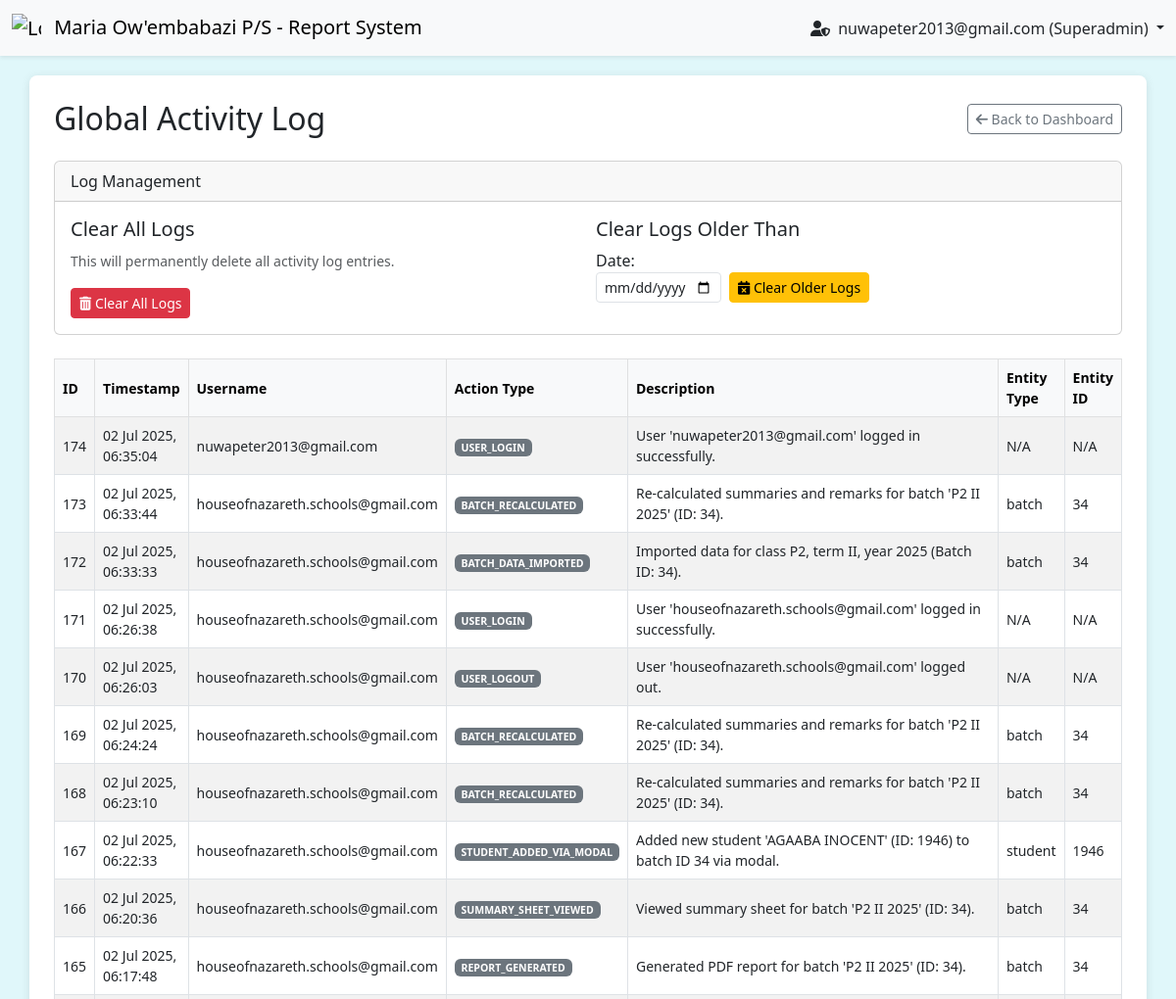
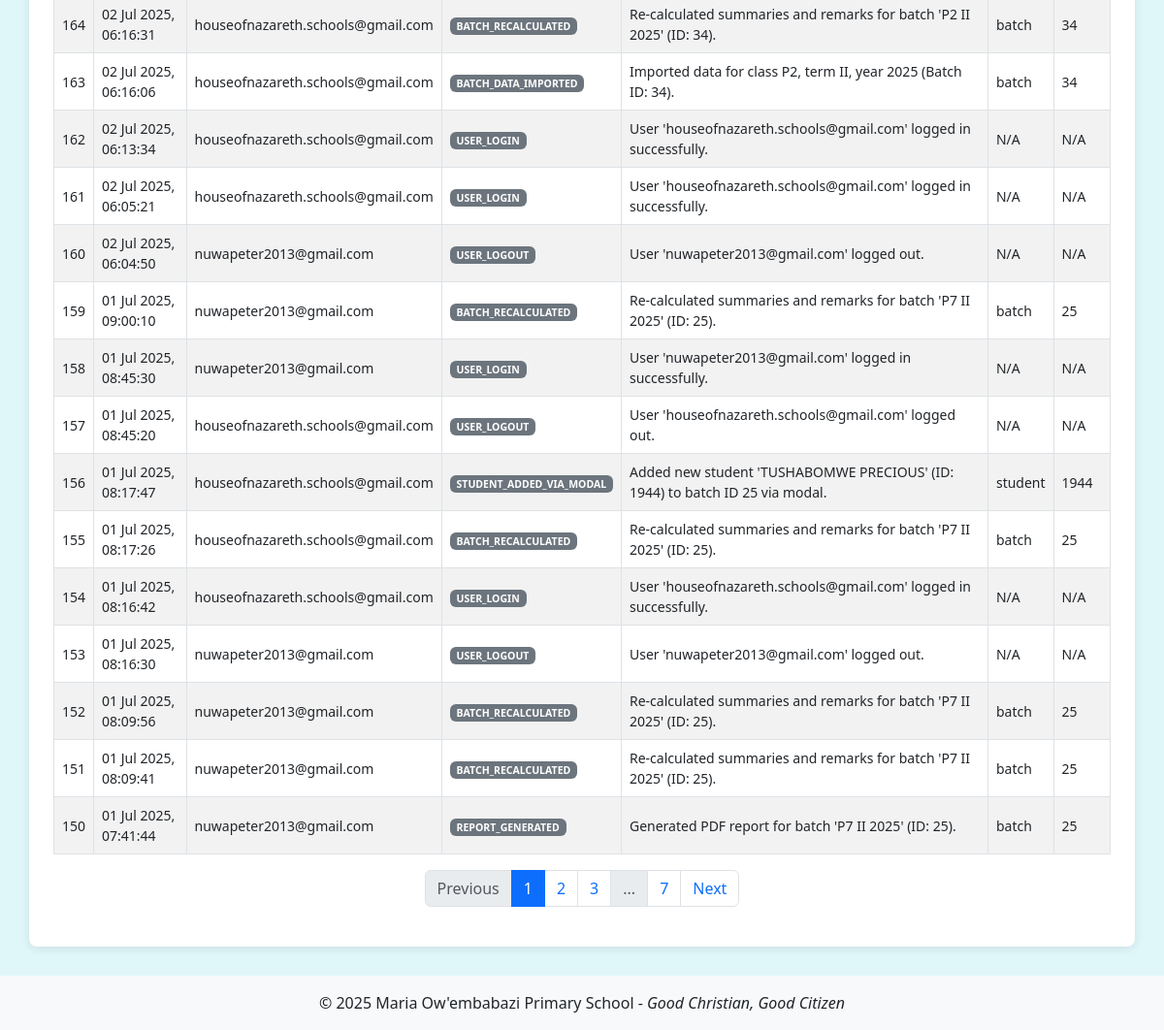
/view_activity_log.php (signed in), run on the app's committed database (2 pictures, top to bottom).
### tables this page shows
CREATE TABLE `activity_log` (
  `id` int(11) NOT NULL,
  `user_id` int(11) DEFAULT NULL,
  `username` varchar(255) NOT NULL,
  `action_type` varchar(100) NOT NULL,
  `description` text NOT NULL,
  `entity_type` varchar(50) DEFAULT NULL,
  `entity_id` int(11) DEFAULT NULL,
  `timestamp` timestamp NOT NULL DEFAULT current_timestamp(),
  `is_read` tinyint(1) NOT NULL DEFAULT 0,
  `notified_user_id` int(11) DEFAULT NULL
);

### dal.php (called while the page is built, shortened)
<?php
function getGlobalActivityLog(PDO $pdo, int $limit = 25, int $offset = 0): array {
    $sql = "SELECT id, timestamp, username, action_type, description, entity_type, entity_id
            FROM activity_log
            ORDER BY timestamp DESC
            LIMIT :limit_val OFFSET :offset_val";
    try {
        $stmt = $pdo->prepare($sql);
        $stmt->bindValue(':limit_val', $limit, PDO::PARAM_INT);
        $stmt->bindValue(':offset_val', $offset, PDO::PARAM_INT);
        $stmt->execute();
        return $stmt->fetchAll(PDO::FETCH_ASSOC);
    } catch (PDOException $e) {
        error_log("DAL Error: getGlobalActivityLog failed. Error: " . $e->getMessage());
        return [];
    }
}
function getGlobalActivityLogCount(PDO $pdo): int {
    $sql = "SELECT COUNT(*) FROM activity_log";
    try {
        $stmt = $pdo->query($sql);
        return (int)$stmt->fetchColumn();
    } catch (PDOException $e) {
        error_log("DAL Error: getGlobalActivityLogCount failed. Error: " . $e->getMessage());
        return 0;
    }
}
?>

### view_activity_log.php (the view, shortened to what this page needs)
<?php
require_once 'db_connection.php';
require_once 'dal.php';
$pageTitle = "Global Activity Log";
$currentPage = isset($_GET['page']) ? (int)$_GET['page'] : 1;
$itemsPerPage = 25;
$offset = ($currentPage - 1) * $itemsPerPage;
$activityLogs = [];
$totalPages = 0;
try {
    $totalLogs = getGlobalActivityLogCount($pdo);
    if ($totalLogs > 0) {
        $activityLogs = getGlobalActivityLog($pdo, $itemsPerPage, $offset);
    }
    $totalPages = ceil($totalLogs / $itemsPerPage);
} catch (Exception $e) {
    error_log("Error fetching activity log: " . $e->getMessage());
    $_SESSION['error_message'] = "Could not retrieve activity logs due to a system error.";
}
?>
<!DOCTYPE html>
<html lang="en">
<head>
    <link href="https://cdn.jsdelivr.net/npm/bootstrap@5.3.0/dist/css/bootstrap.min.css" rel="stylesheet">
    <link href="https://cdnjs.cloudflare.com/ajax/libs/font-awesome/6.0.0-beta3/css/all.min.css" rel="stylesheet">
</head>
<body>
    <nav class="navbar navbar-light bg-light sticky-top shadow-sm">
        <div class="container-fluid">
            <a class="navbar-brand" href="index.php">
                <img src="images/logo.png" alt="Logo" width="30" height="30" class="d-inline-block align-text-top me-2" onerror="this.style.display='none';">
                Maria Ow'embabazi P/S - Report System
            </a>
             <div class="ms-auto d-flex align-items-center">
                <?php if (isset($_SESSION['username'])): ?>
                    <div class="nav-item dropdown">
                        <a class="nav-link dropdown-toggle text-dark" href="#" id="userDropdown" role="button" data-bs-toggle="dropdown" aria-expanded="false">
                            <i class="fas fa-user-shield me-1"></i> <?php echo htmlspecialchars($_SESSION['username']); ?> (Superadmin)
                        </a>
                    </div>
                <?php endif; ?>
            </div>
        </div>
    </nav>
    <div class="container main-content">
        <div class="d-flex justify-content-between align-items-center mb-4">
            <h2 class="mb-0"><?php echo htmlspecialchars($pageTitle); ?></h2>
            <a href="index.php" class="btn btn-outline-secondary btn-sm">
                <i class="fas fa-arrow-left"></i> Back to Dashboard
            </a>
        </div>
        <div class="card mb-4">
            <div class="card-header">Log Management</div>
            <div class="card-body">
                <div class="row g-3">
                    <div class="col-md-6">
                        <h5>Clear All Logs</h5>
                        <p><small class="text-muted">This will permanently delete all activity log entries.</small></p>
                        <form method="POST" action="view_activity_log.php" onsubmit="return confirm('DANGER! Are you absolutely sure you want to delete ALL activity logs? This action cannot be undone.');">
                            <button type="submit" class="btn btn-danger btn-sm">
                                <i class="fas fa-trash-alt"></i> Clear All Logs
                            </button>
                        </form>
                    </div>
                    <div class="col-md-6">
                        <h5>Clear Logs Older Than</h5>
                        <form method="POST" action="view_activity_log.php" class="row g-2 align-items-end" onsubmit="return confirm('Are you sure you want to delete logs older than the selected date? This action cannot be undone.');">
                            <div class="col-auto">
                                <label for="older_than_date" class="form-labelvisually-hidden">Date:</label>
                                <input type="date" class="form-control form-control-sm" id="older_than_date" name="older_than_date" required
                                       max="<?php echo date('Y-m-d');  ?>">
                            </div>
                            <div class="col-auto">
                                <button type="submit" class="btn btn-warning btn-sm">
                                    <i class="fas fa-calendar-times"></i> Clear Older Logs
                                </button>
                            </div>
                        </form>
                    </div>
                </div>
            </div>
        </div>
        <div class="table-responsive">
            <table class="table table-striped table-hover table-bordered">
                <thead class="table-light">
                    <tr>
                        <th>ID</th>
                        <th>Timestamp</th>
                        <th>Username</th>
                        <th>Action Type</th>
                        <th style="width: 40%;">Description</th>
                        <th>Entity Type</th>
                        <th>Entity ID</th>
                    </tr>
                </thead>
                <tbody>
                    <?php if (!empty($activityLogs)): ?>
                        <?php foreach ($activityLogs as $log): ?>
                            <tr>
                                <td><?php echo htmlspecialchars($log['id']); ?></td>
                                <td><?php echo htmlspecialchars(date('d M Y, H:i:s', strtotime($log['timestamp']))); ?></td>
                                <td><?php echo htmlspecialchars($log['username']); ?></td>
                                <td><span class="badge bg-secondary"><?php echo htmlspecialchars($log['action_type']); ?></span></td>
                                <td class="description-cell"><?php echo nl2br(htmlspecialchars($log['description'])); ?></td>
                                <td><?php echo htmlspecialchars($log['entity_type'] ?? 'N/A'); ?></td>
                                <td><?php echo htmlspecialchars($log['entity_id'] ?? 'N/A'); ?></td>
                            </tr>
                        <?php endforeach; ?>
                    <?php else: ?>
                        <tr>
                            <td colspan="7" class="text-center">No activity logs found.</td>
                        </tr>
                    <?php endif; ?>
                </tbody>
            </table>
        </div>
        <?php if ($totalPages > 1): ?>
            <nav aria-label="Activity Log Pagination">
                <ul class="pagination justify-content-center">
                    <li class="page-item <?php echo ($currentPage <= 1) ? 'disabled' : ''; ?>">
                        <a class="page-link" href="?page=<?php echo $currentPage - 1; ?>">Previous</a>
                    </li>
                    <?php for ($i = 1; $i <= $totalPages; $i++): ?>
                        <?php
                        if ($i == 1 || $i == $totalPages || ($i >= $currentPage - 2 && $i <= $currentPage + 2)): ?>
                            <li class="page-item <?php echo ($i == $currentPage) ? 'active' : ''; ?>">
                                <a class="page-link" href="?page=<?php echo $i; ?>"><?php echo $i; ?></a>
                            </li>
                        <?php elseif ($i == $currentPage - 3 || $i == $currentPage + 3): ?>
                            <li class="page-item disabled"><span class="page-link">...</span></li>
                        <?php endif; ?>
                    <?php endfor; ?>
                    <li class="page-item <?php echo ($currentPage >= $totalPages) ? 'disabled' : ''; ?>">
                        <a class="page-link" href="?page=<?php echo $currentPage + 1; ?>">Next</a>
                    </li>
                </ul>
            </nav>
        <?php endif; ?>
    </div>
    <footer class="text-center mt-auto py-3 bg-light">
        <p class="mb-0">&copy; <?php echo date('Y'); ?> Maria Ow'embabazi Primary School - <i>Good Christian, Good Citizen</i></p>
    </footer>
</body>
</html>

### view_activity_log.php (style rules this page uses)
body { background-color: #e0f7fa; }
.container.main-content { background-color: #fff; padding: 25px; border-radius: 8px; box-shadow: 0 2px 10px rgba(0,0,0,0.1); margin-top: 20px; margin-bottom: 30px; }
.table th, .table td { font-size: 0.875rem; vertical-align: middle; }
.table td.description-cell { max-width: 400px; white-space: normal; word-wrap: break-word; }

### data on the page
activity_log: id "174", timestamp "02 Jul 2025, 06:35:04", username "nuwapeter2013@gmail.com", action_type "USER_LOGIN", description "User 'nuwapeter2013@gmail.com' logged in successfully.", entity_type "N/A", entity "N/A"
activity_log: id "173", timestamp "02 Jul 2025, 06:33:44", username "houseofnazareth.schools@gmail.com", action_type "BATCH_RECALCULATED", description "Re-calculated summaries and remarks for batch 'P2 II 2025' (ID: 34).", entity_type "batch", entity "34"
activity_log: id "172", timestamp "02 Jul 2025, 06:33:33", username "houseofnazareth.schools@gmail.com", action_type "BATCH_DATA_IMPORTED", description "Imported data for class P2, term II, year 2025 (Batch ID: 34).", entity_type "batch", entity "34"
activity_log: id "171", timestamp "02 Jul 2025, 06:26:38", username "houseofnazareth.schools@gmail.com", action_type "USER_LOGIN", description "User 'houseofnazareth.schools@gmail.com' logged in successfully.", entity_type "N/A", entity "N/A"
activity_log: id "170", timestamp "02 Jul 2025, 06:26:03", username "houseofnazareth.schools@gmail.com", action_type "USER_LOGOUT", description "User 'houseofnazareth.schools@gmail.com' logged out.", entity_type "N/A", entity "N/A"
activity_log: id "169", timestamp "02 Jul 2025, 06:24:24", username "houseofnazareth.schools@gmail.com", action_type "BATCH_RECALCULATED", description "Re-calculated summaries and remarks for batch 'P2 II 2025' (ID: 34).", entity_type "batch", entity "34"
activity_log: id "168", timestamp "02 Jul 2025, 06:23:10", username "houseofnazareth.schools@gmail.com", action_type "BATCH_RECALCULATED", description "Re-calculated summaries and remarks for batch 'P2 II 2025' (ID: 34).", entity_type "batch", entity "34"
activity_log: id "167", timestamp "02 Jul 2025, 06:22:33", username "houseofnazareth.schools@gmail.com", action_type "STUDENT_ADDED_VIA_MODAL", description "Added new student 'AGAABA INOCENT' (ID: 1946) to batch ID 34 via modal.", entity_type "student", entity "1946"
activity_log: id "166", timestamp "02 Jul 2025, 06:20:36", username "houseofnazareth.schools@gmail.com", action_type "SUMMARY_SHEET_VIEWED", description "Viewed summary sheet for batch 'P2 II 2025' (ID: 34).", entity_type "batch", entity "34"
activity_log: id "165", timestamp "02 Jul 2025, 06:17:48", username "houseofnazareth.schools@gmail.com", action_type "REPORT_GENERATED", description "Generated PDF report for batch 'P2 II 2025' (ID: 34).", entity_type "batch", entity "34"
activity_log: id "164", timestamp "02 Jul 2025, 06:16:31", username "houseofnazareth.schools@gmail.com", action_type "BATCH_RECALCULATED", description "Re-calculated summaries and remarks for batch 'P2 II 2025' (ID: 34).", entity_type "batch", entity "34"
activity_log: id "163", timestamp "02 Jul 2025, 06:16:06", username "houseofnazareth.schools@gmail.com", action_type "BATCH_DATA_IMPORTED", description "Imported data for class P2, term II, year 2025 (Batch ID: 34).", entity_type "batch", entity "34"
activity_log: id "162", timestamp "02 Jul 2025, 06:13:34", username "houseofnazareth.schools@gmail.com", action_type "USER_LOGIN", description "User 'houseofnazareth.schools@gmail.com' logged in successfully.", entity_type "N/A", entity "N/A"
activity_log: id "161", timestamp "02 Jul 2025, 06:05:21", username "houseofnazareth.schools@gmail.com", action_type "USER_LOGIN", description "User 'houseofnazareth.schools@gmail.com' logged in successfully.", entity_type "N/A", entity "N/A"
activity_log: id "160", timestamp "02 Jul 2025, 06:04:50", username "nuwapeter2013@gmail.com", action_type "USER_LOGOUT", description "User 'nuwapeter2013@gmail.com' logged out.", entity_type "N/A", entity "N/A"
activity_log: id "159", timestamp "01 Jul 2025, 09:00:10", username "nuwapeter2013@gmail.com", action_type "BATCH_RECALCULATED", description "Re-calculated summaries and remarks for batch 'P7 II 2025' (ID: 25).", entity_type "batch", entity "25"
activity_log: id "158", timestamp "01 Jul 2025, 08:45:30", username "nuwapeter2013@gmail.com", action_type "USER_LOGIN", description "User 'nuwapeter2013@gmail.com' logged in successfully.", entity_type "N/A", entity "N/A"
activity_log: id "157", timestamp "01 Jul 2025, 08:45:20", username "houseofnazareth.schools@gmail.com", action_type "USER_LOGOUT", description "User 'houseofnazareth.schools@gmail.com' logged out.", entity_type "N/A", entity "N/A"
activity_log: id "156", timestamp "01 Jul 2025, 08:17:47", username "houseofnazareth.schools@gmail.com", action_type "STUDENT_ADDED_VIA_MODAL", description "Added new student 'TUSHABOMWE PRECIOUS' (ID: 1944) to batch ID 25 via modal.", entity_type "student", entity "1944"
activity_log: id "155", timestamp "01 Jul 2025, 08:17:26", username "houseofnazareth.schools@gmail.com", action_type "BATCH_RECALCULATED", description "Re-calculated summaries and remarks for batch 'P7 II 2025' (ID: 25).", entity_type "batch", entity "25"
activity_log: id "154", timestamp "01 Jul 2025, 08:16:42", username "houseofnazareth.schools@gmail.com", action_type "USER_LOGIN", description "User 'houseofnazareth.schools@gmail.com' logged in successfully.", entity_type "N/A", entity "N/A"
activity_log: id "153", timestamp "01 Jul 2025, 08:16:30", username "nuwapeter2013@gmail.com", action_type "USER_LOGOUT", description "User 'nuwapeter2013@gmail.com' logged out.", entity_type "N/A", entity "N/A"
activity_log: id "152", timestamp "01 Jul 2025, 08:09:56", username "nuwapeter2013@gmail.com", action_type "BATCH_RECALCULATED", description "Re-calculated summaries and remarks for batch 'P7 II 2025' (ID: 25).", entity_type "batch", entity "25"
activity_log: id "151", timestamp "01 Jul 2025, 08:09:41", username "nuwapeter2013@gmail.com", action_type "BATCH_RECALCULATED", description "Re-calculated summaries and remarks for batch 'P7 II 2025' (ID: 25).", entity_type "batch", entity "25"
activity_log: id "150", timestamp "01 Jul 2025, 07:41:44", username "nuwapeter2013@gmail.com", action_type "REPORT_GENERATED", description "Generated PDF report for batch 'P7 II 2025' (ID: 25).", entity_type "batch", entity "25"

### other printed values
$_SESSION['username'] "nuwapeter2013@gmail.com"
$pageTitle "Global Activity Log"
